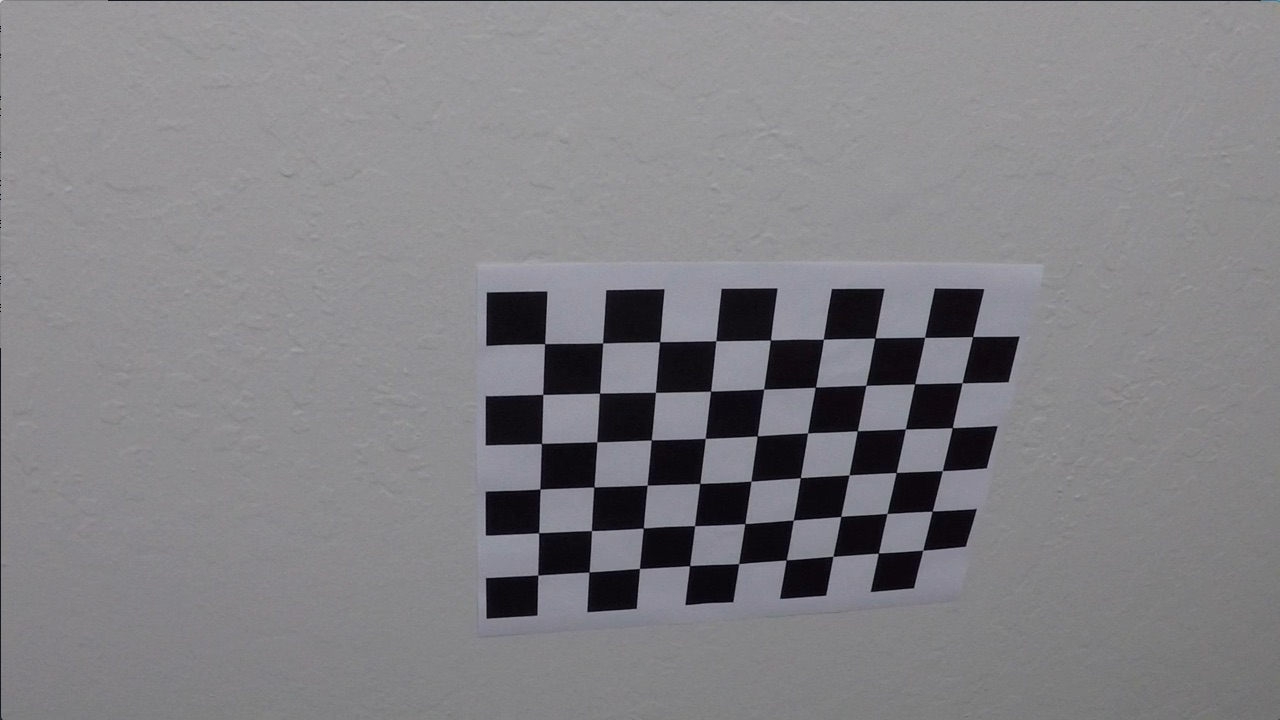
#> input picture camera_cal/calibration10.jpg, 1280 x 720 px; its folder holds only this picture in this run
$ jupyter execute --allow-errors PFEM.ipynb   (shell and % lines are left out)
#> lines starting #> are read from the running program, lines starting #| are printed output that depends on the picture
# Planification de la trajectoire d'un objet mobile à partir des images video
## BRIKCI Mohammed El Hadi et BRAHIM Riadh
### Université des Sciences et de la Technologie d'Oran MOHAMED BOUDIAF

Dans ce code on a une solution pour detection les marquage des lignes de la voie . En suivant les etapes suivante:

1. Calibration de la Camera
2. Correction de Distortion
3. Seuillage de Gradient (Canny) et Seuillage de couleur
4. Transformation de Perspective
5. La recherche des lignes de la voie (Sliding windows) & Optimization de la recherche (merging search)
6. Dessiner de la superposition de voie
7. Calcule le rayon de la courbure et le décalage de la voiture

##### Les Bibliothèques requises

[cell 1]
import numpy as np
import pandas as pd
import cv2 as cv
import matplotlib.pyplot as plt
import matplotlib.image as mpimg
from IPython.display import Image
from moviepy.editor import VideoFileClip
from IPython.display import HTML
import pickle
import io
import os
import glob

## 1. Calculer l'étalonnage de la caméra à l'aide d'images d'échiquier

[cell 2]
images = glob.glob('camera_cal/calibration*.jpg') #glob pour charger +ieurs images

[cell 3]
img = mpimg.imread(images[0]) #Liire la 1er image
#> img is the input picture: shape (720, 1280, 3); mean R, G, B 130.2, 129.4, 133.1
plt.imshow(img);
#> (this line was passed over: IPython is not available in this run)

[cell 4]
# stocker les coordonnées de l'échiquier
chess_points = []
# stocker les points img transformés
image_points = []

[cell 5]
# Spécifier le nombre de Lignes et columnes a 6, 9. chaque élément est en (xyz) point
# Rappel, on s'interesse que des points intérieurs. c'est pour sa la plache d'échiquier est de 9x6, au lieu 10x7
chess_point = np.zeros((9*6, 3), np.float32)
# z reste zero. définir xy au valeurs de la grille
chess_point[:,:2] = np.mgrid[0:9, 0:6].T.reshape(-1,2)

[cell 6]
for image in images:
    # Lire les images d'echiquier
    img = mpimg.imread(image)
    # convertir au niveau de gris
    gray = cv.cvtColor(img, cv.COLOR_RGB2GRAY)

    # returner booléen s/e et les coordonnes
    success, corners = cv.findChessboardCorners(gray, (9,6), None)
#> success = True; corners = 54 rows, first 8: [545.3, 343.1], [602.7, 342.8], [660.1, 341.3], [715.8, 340.7], [770.6, 340], [823.5, 339.2], [874.3, 338.5], [925.1, 337.4]

    if success:
        image_points.append(corners)
        # Ils seront tous les mêmes puisque c'est la même planche
        chess_points.append(chess_point)
    else:
        print('corners not found {}'.format(image))

#> (a cell that did not finish here is left out)

[cell 8]
# Sauvegarder les donnees dans un fichier Pickle! et je l'ai mis en comentaire pcq c'est pas la peine de sauvegarder a chaque fois
# une seule fois suffit

# points_pkl = {}
# points_pkl["chesspoints"] = chess_points
# points_pkl["imagepoints"] = image_points
# points_pkl["imagesize"] = (img.shape[1], img.shape[0])
# pickle.dump(points_pkl,open("object_and_image_points.pkl", "wb" ))

[cell 9]
points_pickle = pickle.load( open( "object_and_image_points.pkl", "rb" ) )
#> (reads object_and_image_points.pkl from the repository)
#> points_pickle = 3 items
chess_points = points_pickle["chesspoints"]
#> chess_points = 17 items
image_points = points_pickle["imagepoints"]
#> image_points = 17 items
img_size = points_pickle["imagesize"]
#> img_size = (1280, 720)

[cell 10]
# Application de la fonction calibrate
ret, mtx, dist, rvecs, tvecs = cv.calibrateCamera(chess_points, image_points, img_size, None, None)
#> ret = 1.03; mtx = [[1157.8, 0, 667.1], [0, 1152.8, 386.1], [0, 0, 1]]; dist = [[-0.247, -0.0237, -0.0011, 0.000351, -0.0026]]; rvecs = 17 items, first 6: [0.509, -0.219, 0.0293], [0.034, 0.459, 0.00532], [0.0349, 0.652, 0.00975], [-0.33, 0.661, -0.416], [0.0551, -0.518, -0.00421], [-0.0234, -0.487, 0.0203]; tvecs = 17 items, first 6: [-2.08, -0.722, 19.61], [-16.94, -3.47, 32.03], [-0.171, -3.47, 21.9], [-6.01, -1.56, 26.69], [5.41, -4.44, 20.81], [4.52, -1.46, 20]

[cell 11]
# enregistrer dans un fichier pickle!
# camera = {}
# camera["mtx"] = mtx
# camera["dist"] = dist
# camera["imagesize"] = img_size
# pickle.dump(camera, open("camera_matrix.pkl", "wb"))

[cell 12]
def distort_correct(img,mtx,dist,camera_img_size):
    img_size1 = (img.shape[1],img.shape[0])
    #print(img_size1)
    #print(camera_img_size)
    assert (img_size1 == camera_img_size),'image size is not compatible'
    undist = cv.undistort(img, mtx, dist, None, mtx) # Application de la fonction undistort pour la correction d'image
    return undist

#> (a cell that did not finish here is left out)

### seillage de gradient et couleur

Pour ce projet, nous utiliserons plusieurs filtres pour générer une image binaire (noir et blanc) pour que nous pouvons détecter  les lignes de voie.

* Sobel gradients en x & y directions
* Gradient magnitude
* Gradient direction
* Transformation et filtrage de l'espace colorimétrique

[cell 14]
########################################################""
# charger camera matrix et coefficient de distortion
camera = pickle.load(open( "camera_matrix.pkl", "rb" ))
#> (reads camera_matrix.pkl from the repository)
#> camera = {'mtx': [[1157.8, 0, 667.1], [0, 1152.8, 386.1], [0, 0, 1]], 'dist': [[-0.247, -0.0237, -0.0011, 0.000351, -0.0026]], 'imagesize': (1280, 720)}
mtx = camera['mtx']
dist = camera['dist']
camera_img_size = camera['imagesize']
#> camera_img_size = (1280, 720)

[cell 15]
# obtenir un cadre undistorted dashcam
image = mpimg.imread('test_images/barki.jpg')  # c'est une image prise d'oran (barki) source: (Chaine YouTube: Malik dz)
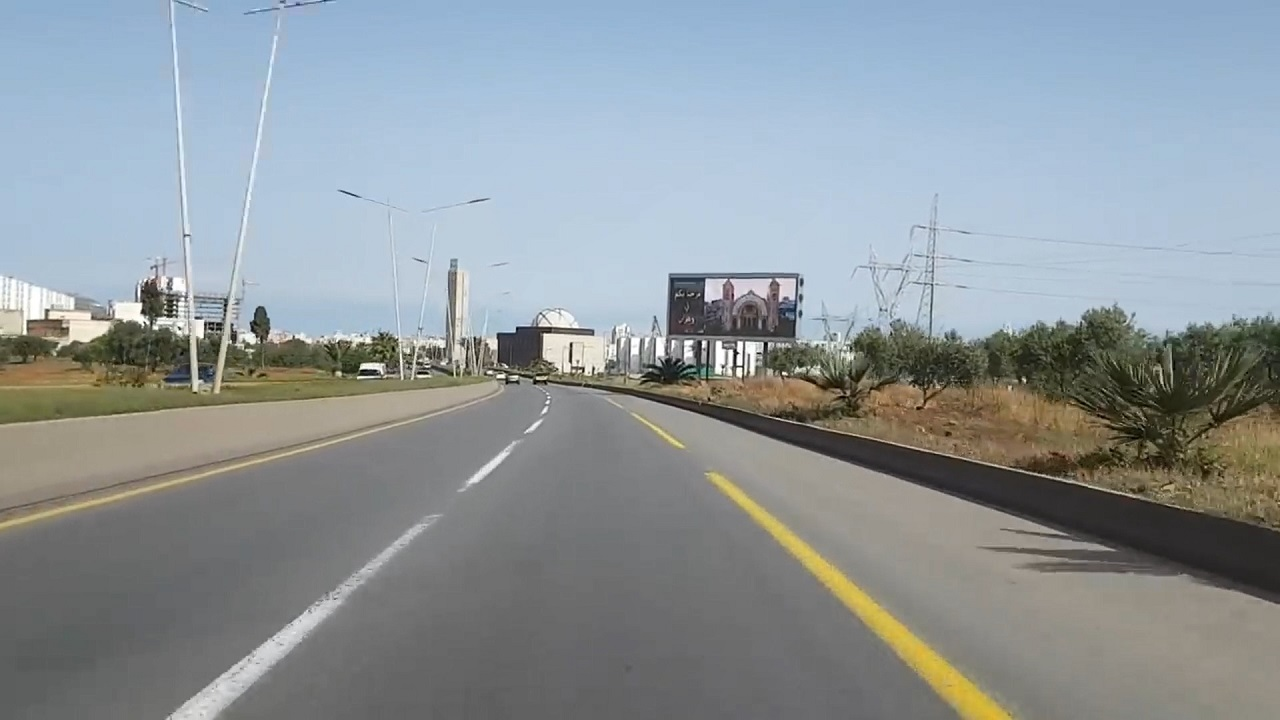
#> input picture test_images/barki.jpg, 1280 x 720 px
#> image is the input picture: shape (720, 1280, 3); mean R, G, B 142.4, 150.6, 154.9
image = distort_correct(image,mtx,dist,camera_img_size)
plt.imshow(image);
#> (this line was passed over: IPython is not available in this run)

#### Sobel gradients
Canny Edge Detection (detecteur de contour) combine le gradient sobel pour x et y. En le décomposant en ses composants,
on peut produire une version raffinée de la détection des contours Canny.

[cell 16]
def abs_sobel_thresh(img, orient='x', thresh=(0,255)):
    # 1) Convertir en niveau de gris
#> called with orient = 'x', thresh = (20, 110)
    gray = cv.cvtColor(img, cv.COLOR_RGB2GRAY)
    # 2) Appliquer x ou y gradient avec la fonction OpenCV Sobel()
    # et prendre la valeur absolue
    if orient == 'x':
        abs_sobel = np.absolute(cv.Sobel(gray, cv.CV_64F, 1, 0))
    if orient == 'y':
        abs_sobel = np.absolute(cv.Sobel(gray, cv.CV_64F, 0, 1))
    # 3) Reduire en entier de 8 bit
    scaled_sobel = np.uint8(255*abs_sobel/np.max(abs_sobel))
    # 4) Creer une copie et appliquer le suillage
    binary_output = np.zeros_like(scaled_sobel)
    # 5) Ici j'utilise un seuillage inclusive (>=, <=), mais on peut utilisé exclusive aussi
    binary_output[(scaled_sobel >= thresh[0]) & (scaled_sobel <= thresh[1])] = 1

    # 6) Returner le resultat
    return binary_output

[cell 17]
# Modifier la couleur de map en gris, RGB par defaut
plt.imshow(abs_sobel_thresh(image, thresh=(20,110)),  cmap='gray'); # seuillage 20,110
#> (this line was passed over: IPython is not available in this run)
# Vous pouvez utilisez d'autres seuillage pour detection plus precise

#### Gradient Magnitude
La fonction ci-dessous filtrera en fonction d'une magnitude min / max pour le gradient. Cette fonction examine le gradient xy combiné, mais il pourrait être modifié pour filtrer la magnitude dans une seule direction, ou une combinaison linéaire des deux pour retourné l'intensité des contour en appliquant la norme √x²+y² (sobelx et sobely).

[cell 18]
def mag_threshold(img, sobel_kernel=3, thresh=(0, 255)):
    # 1) Convertir en niveaux de gris
#> called with sobel_kernel = 3, thresh = (20, 100)
    gray = cv.cvtColor(img, cv.COLOR_RGB2GRAY)
    # 2) Prendre le gradient en x and y separament
    x = cv.Sobel(gray, cv.CV_64F, 1, 0, ksize=sobel_kernel)
    y = cv.Sobel(gray, cv.CV_64F, 0, 1, ksize=sobel_kernel)
    # 3) Calculer xy magnitude
    mag = np.sqrt(x**2 + y**2)
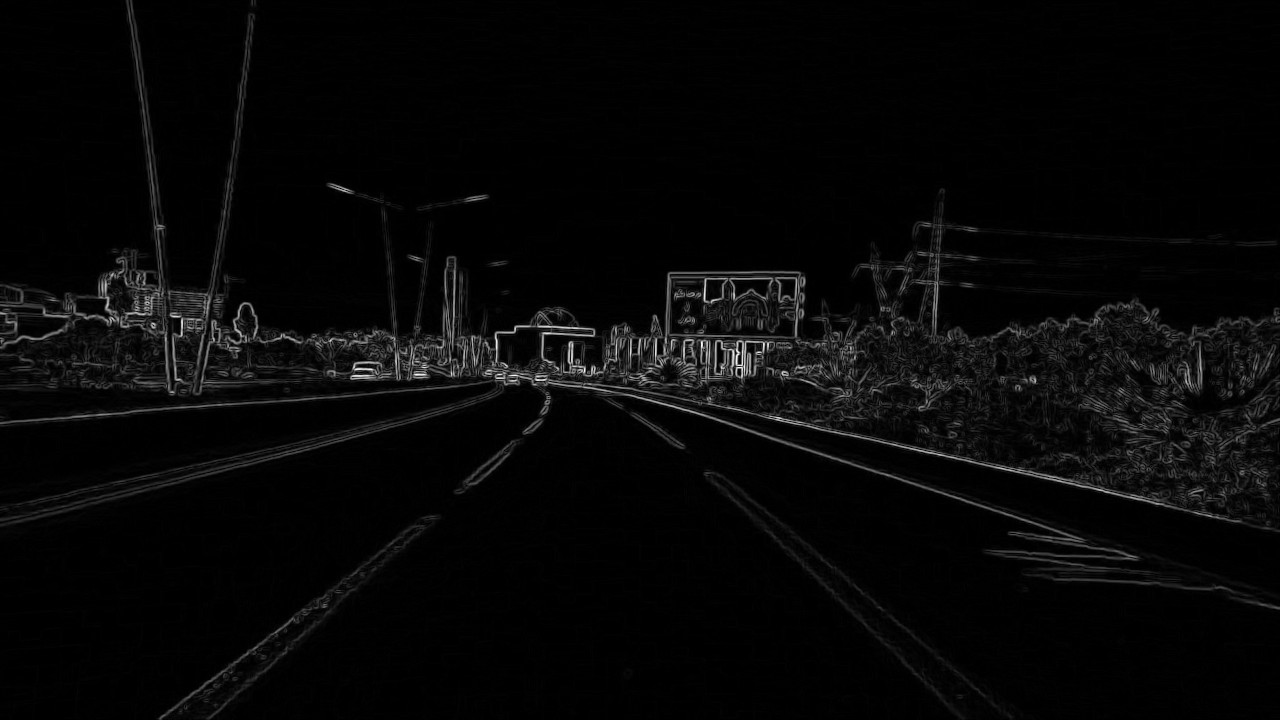
#> mag: shape (720, 1280) float64; min 0, max 841.1, mean 24.8; drawn with min black and max white
    # 4) Reduire en entier de 8 bit (0 - 255) et le convertir en type = np.uint8
    scale = np.max(mag)/255
#> scale = 3.3
    eightbit = (mag/scale).astype(np.uint8)
    # 5) Creer un masque binaire lors que le seuillage de mag est aborder.
    binary_output = np.zeros_like(eightbit)
    binary_output[(eightbit > thresh[0]) & (eightbit < thresh[1])] =1
    return binary_output

[cell 19]
plt.imshow(mag_threshold(image, thresh=(20,100)),  cmap='gray');
#> (this line was passed over: IPython is not available in this run)
# La meme chose ici Vous pouvez utilisez d'autres seuillage

#### Gradient Direction
Cette fonction filtrera en fonction de la direction du gradient. Pour la détection de voie, on va orientér la detection c'est a dire on sera intéressés par les lignes verticales qui sont +/- un certain seuil près $\frac{\pi}{2}$

[cell 20]
def dir_threshold(img, sobel_kernel=3, thresh=(0, np.pi/2)):
    # 1) Convertir en niveaux de gris
#> called with sobel_kernel = 3, thresh = (0.8, 1.2)
    gray = cv.cvtColor(img, cv.COLOR_RGB2GRAY)
    # 2) Prendre le gradient en x and y separament
    x = np.absolute(cv.Sobel(gray, cv.CV_64F, 1, 0, ksize=sobel_kernel))
    y = np.absolute(cv.Sobel(gray, cv.CV_64F, 0, 1, ksize=sobel_kernel))
    # 3) Uiliser np.arctan2(abs_sobely, abs_sobelx) pour calculer la direction du gradient
    direction = np.arctan2(y, x)
    binary_output = np.zeros_like(direction)
    binary_output[(direction > thresh[0]) & (direction < thresh[1])] = 1
    return binary_output

[cell 21]
plt.imshow(dir_threshold(image, thresh=(0.8,1.2)),  cmap='gray');
#> (this line was passed over: IPython is not available in this run)
# La meme chose ici Vous pouvez utilisez d'autres seuillage

#### Saturation Channel & Red Channel Filters
Les filtres de Gradient convertissent avant tout l'image d'origine en niveaux de gris et beaucoup d'informations utiles sont perdues. Les lignes de voie sont jaunes ou blanches, et nous pouvons utiliser cela à notre avantage en essayant de les localiser et de les suivre. The **H**ue **S**aturation **L**ightness (teinte,saturation,légèreté) coleur de espace va nous aider. en particulier, le canal S of an HSL l'image conserve beaucoup d'informations sur les lignes de voie - surtout quand il y a des ombres sur la route. canal rouge de RGB lui aussi fait un bon travaille pour la creation d'image binaire de detection de voie

[cell 22]
def hls_select(img, sthresh=(0, 255),lthresh=()):
    # 1) Convertir en HLS color space
#> called with sthresh = (140, 255), lthresh = (120, 255)
    hls_img = cv.cvtColor(img, cv.COLOR_RGB2HLS)
#> hls_img: shape (720, 1280, 3); mean of channels 0, 1, 2 71.2, 149.4, 52.2
    # 2) Application un seuillage au canal S et L de hsl
    L = hls_img[:,:,1]
    S = hls_img[:,:,2]
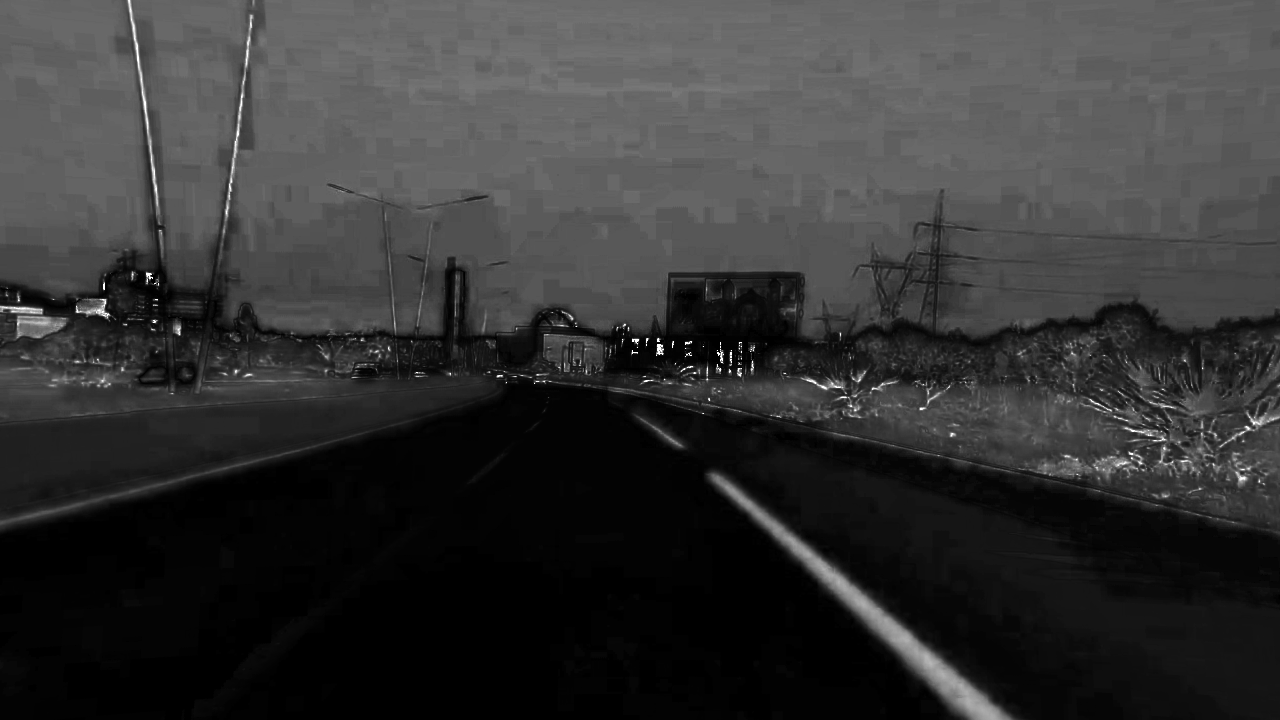
#> S: shape (720, 1280); min 0, max 255, mean 52.2
    # 3) Returner une image binaire de seuillage resultat
    binary_output = np.zeros_like(S)
    binary_output[(S >= sthresh[0]) & (S <= sthresh[1])
                 & (L > lthresh[0]) & (L <= lthresh[1])] = 1
    return binary_output

[cell 23]
plt.imshow(hls_select(image, sthresh=(140,255), lthresh=(120, 255)),  cmap='gray');
#> (this line was passed over: IPython is not available in this run)
# La meme chose ici Vous pouvez utilisez d'autres seuillage mais comme vous voyez il y a seux seuillage pour le canal L et S

[cell 24]
def red_select(img, thresh=(0, 255)):
    # Application un seuillage au canal R du RGB
#> called with thresh = (200, 255)
    R = img[:,:,0]
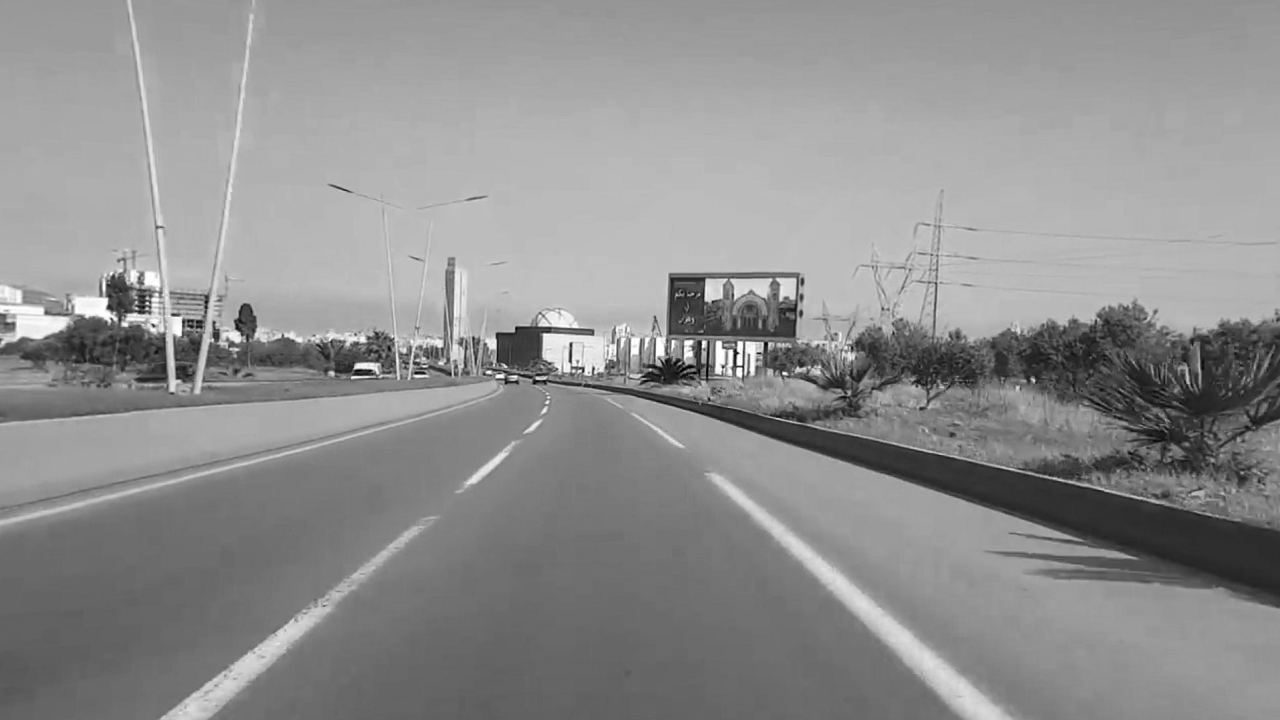
#> R: shape (720, 1280); min 0, max 255, mean 143
    # Returner une image binaire du seuillage resultat
    binary_output = np.zeros_like(R)
    binary_output[(R > thresh[0]) & (R <= thresh[1])] = 1
    return binary_output

[cell 25]
plt.imshow(red_select(image, thresh=(200,255)),  cmap='gray');
#> (this line was passed over: IPython is not available in this run)
